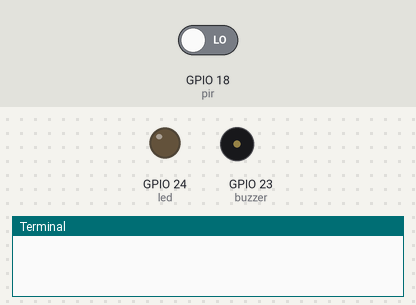
Recording of a program running on a simulated Raspberry Pi (BCM pin numbers). Shown: output pins drawn as LEDs (lit = HIGH), buzzer (waves = sounding, pin HIGH), the last lines printed to the terminal. The inputs (shaded band) are chosen by the test bench; at power-on: GPIO 18 (pir) LOW.

Above: at 1.2 s.
1.3 s: GPIO 18 (pir) driven HIGH
At 1.4 s:
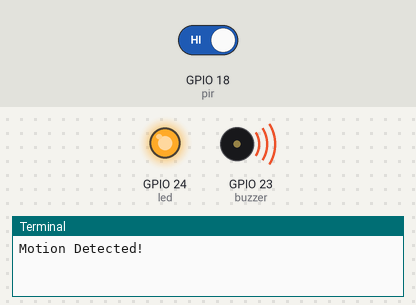
At 4.0 s:
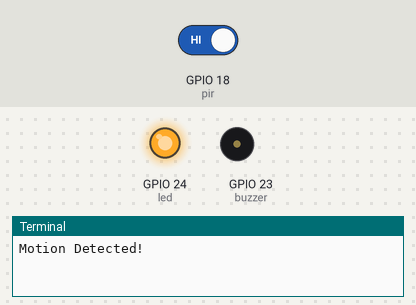
4.3 s: GPIO 18 (pir) driven LOW
At 5.0 s:
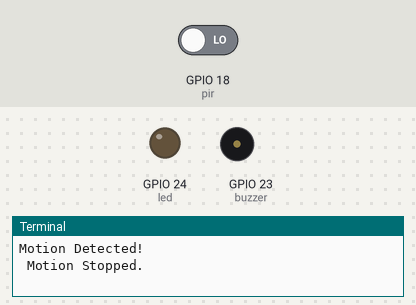
Timing chart, 0 to 7.3 s (numbered marks = the images above; inputs shaded):
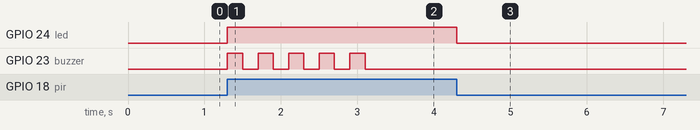

The program:

PIR_Sensor_Test.py
```python
from gpiozero import MotionSensor, Buzzer, LED
from signal import pause
from time import sleep

# Initialize PIR sensor, buzzer, and LED
pir = MotionSensor(18, queue_len=1, sample_rate=10, threshold=0.5)  # Adjust queue_len & sample_rate for better accuracy
buzzer = Buzzer(23)  # Change GPIO pin as needed
led = LED(24)        # Change GPIO pin as needed

# Function to create a siren sound on the buzzer
def siren_alarm():
    for _ in range(5):  # Run the siren for a short duration
        buzzer.on()
        sleep(0.2)
        buzzer.off()
        sleep(0.2)

# Define functions for motion detection
def motion_function():
    print("Motion Detected!")
    led.on()
    siren_alarm()  # Play the siren sound

def no_motion_function():
    print(" Motion Stopped.")
    led.off()
    buzzer.off()

# Assign functions to PIR sensor
pir.when_motion = motion_function
pir.when_no_motion = no_motion_function

pause()
```

Measured:
- after the input at 1.3 s, GPIO 24 (led): LOW → HIGH at once; GPIO 23 (buzzer): alternates HIGH for 0.20 s and LOW for 0.20 s, 10 changes in all, then stays LOW, starting at once
- after the input at 4.3 s, GPIO 24 (led): HIGH → LOW at once
